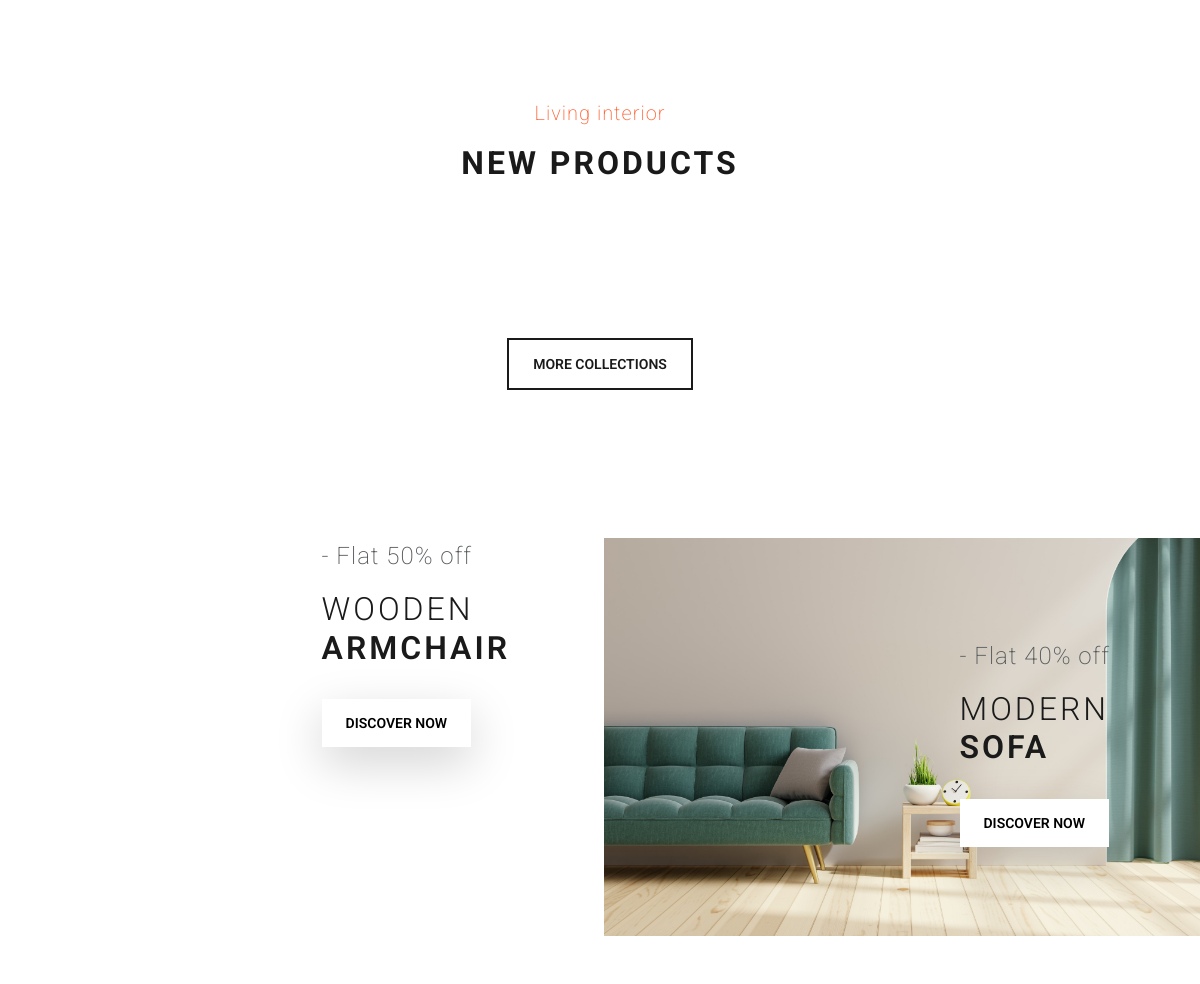
/ (middle part), run on an earlier commit of the app's database.
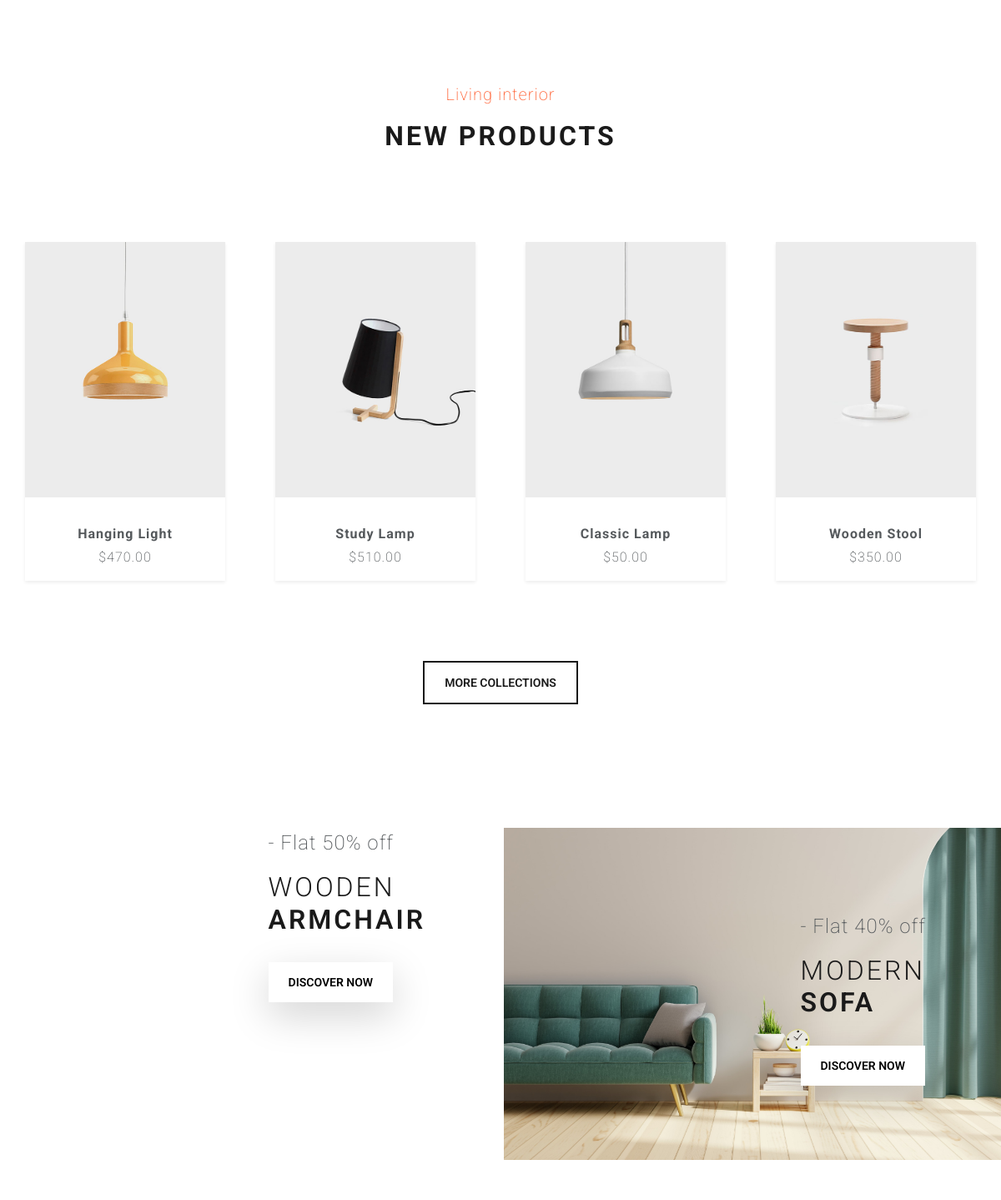
And on a later commit of the database.
### tables this page shows
CREATE TABLE `tbl_product` (
  `prod_id` int(2) NOT NULL,
  `prod_name` varchar(50) NOT NULL,
  `prod_quantity` int(100) NOT NULL,
  `prod_price` int(100) NOT NULL,
  `category_id` int(2) NOT NULL,
  `prod_description` text NOT NULL,
  `prod_image_id` varchar(5) DEFAULT NULL,
  `status` bit(1) NOT NULL
);

CREATE TABLE `tbl_image` (
  `img_id` int(2) NOT NULL,
  `prod_image_id` varchar(5) NOT NULL,
  `img_link` varchar(200) NOT NULL
);

### modules/Controller.php (called while the page is built, shortened)
<?php
class Controller
{
    public function view($view, $data = [])
    {
        require_once './views/' . $view . '.php';
    }
}

### controllers/Home.php (called while the page is built, shortened)
<?php
class Home extends Controller
{
    public function __construct()
    {
        $this->ProductModel = $this->model('ProductModel');
        $this->ImageModel = $this->model('ImageModel');
    }
    public function index()
    {
        $prod = $this->ProductModel->getProductList();
        $image = array();
        foreach ($prod as $value) {
            $img = $this->ImageModel->getImage($this->ProductModel->getImageId($value['prod_id']))[0];
            array_push($image, $img);
        }
        $this->view('index', ['prod' => $prod, 'image' => $image]);
    }
}

### modules/App.php (called while the page is built, shortened)
<?php
class App{
    protected $action = 'index';
    public function __construct()
    {
        $url = $this->urlProcess();
        $this->controller = new $this->controller;
        $this->params = $url ? array_values($url) : [];
        call_user_func_array([$this->controller,$this->action], $this->params);
    }
}
?>

### modules/requires.php (called while the page is built, shortened)
<?php
require_once './modules/App.php';
require_once './modules/Controller.php';
$init = new App();
?>

### index.php (called while the page is built, shortened)
<?php
    require_once "./modules/requires.php";
?>

### modules/db_module.php (called while the page is built, shortened)
<?php
function chayTruyVanTraVeDL($link, $q)
{
    $result = mysqli_query($link, $q);
    $data = null;
    if ($result->num_rows > 0) {
        while ($row = $result->fetch_assoc()) {
            $data[] = $row;
        }
        return $data;
    }
}

### models/ProductModel.php (called while the page is built, shortened)
<?php
class ProductModel
{
    public function getProductList()
    {
        $link = null;
        $result = chayTruyVanTraVeDL($link, "SELECT * FROM tbl_product join tbl_category WHERE tbl_product.category_id = tbl_category.category_id and tbl_product.status = 1 AND tbl_category.status = 1");
        $data = $result;
        return $data;
    }
}

### models/ImageModel.php (called while the page is built, shortened)
<?php
class ImageModel
{
    public function getImage($id)
    {
        $link = null;
        $result = chayTruyVanTraVeDL($link, "SELECT img_link FROM tbl_image WHERE prod_image_id = '$id'");
        $data = $result;
        return $data;
    }
}

### views/index.php (the view, shortened to what this page needs)
<html lang="en">
<?php
require_once APPROOT . '/views/includes/head.php';
?>
<body>
    <div class="container-fluid m-0 p-0">
        <section class="mb-5" style="padding: 100px 0;">
            <div class="container">
                <div class="row justify-content-center">
                    <div class="col-12 col-md-6 text-center " style="padding-bottom: 100px;">
                        <span class="d-block mb-3" style="color: #ff6437;">Living interior</span>
                        <h1 class="fw-bold">New products</h1>
                    </div>
                </div>
            </div>
            <div class="container-fluid">
                <div class="row text-center align-self-center">
                    <?php
                    if (!empty($data['prod'])) :
                        $i = 0;
                        foreach ($data['prod'] as $prod) : extract($prod);
                            if ($i == 4) {
                                break;
                            } ?>
                            <div class="col-6 col-md-3 box">
                                <form action="<?= URLROOT ?>/Cart/addProductToCart/<?= $prod_id ?>" method="POST">
                                    <div class="card border-0 shadow-sm mb-5 mx-auto" style="min-width: 21vh; max-width: 30vh;">
                                        <a href="<?= URLROOT ?>/Home/details/<?= $prod_id ?>">
                                            <img src="<?= IMAGE ?>/<?= $data['image'][$i]['img_link'] ?>" class="card-img-top img-fluid" alt="...">
                                        </a>
                                        <div class="card-body" style="z-index: 2; background-color: white;">
                                            <div class="mt-3 fw-bold fs-5"> <?= $prod_name ?> </div>
                                            <div class="mt-1 fs-5"> $<?= number_format($prod_price, 2, '.', ',') ?></div>
                                        </div>
                                        <button type="submit" name="addToCart" id="btn-add-to-cart" class="add-to-cart">
                                            <p>ADD TO CART</p>
                                        </button>
                                    </div>
                                </form>
                            </div>
                    <?php $i++;
                        endforeach;
                    endif; ?>
                    <div class="text-center mt-5">
                        <a href="<?= URLROOT ?>/Home/search">
                            <button type="button" class="btn btn-outline-primary">
                                More Collections
                            </button>
                        </a>
                    </div>
                </div>
            </div>
        </section>
        <section class="p-0 mt-5 mb-5">
            <div class="container-fluid">
                <div class="row">
                    <div class="col-12 col-xl-6">
                        <div class="row align-items-center">
                            <div class="col position-relative p-0 pe-xl-1" id="first-banner-div" style="padding-left: 0;">
                                <div class="position-absolute" style="top: 25%; right: 15%;">
                                    <p class="fs-3">- Flat 50% off</p>
                                    <h1 class="mt-3" style="font-size: calc(1em + 1vw);"><span class="fw-light"> Wooden
                                        </span><br>
                                        armchair</h1>
                                    <a href="<?= URLROOT ?>/Home/search">
                                        <button type="button" class="btn btn-secondary shadow-lg mt-4">DISCOVER NOW</button>
                                    </a>
                                </div>
                            </div>
                        </div>
                    </div>
                    <div class="col-12 col-xl-6">
                        <div class="row align-items-center">
                            <div class="col position-relative p-0 ps-xl-1" id="second-banner-div" style="padding-right: 0;">
                                <a class="" href="">
                                    <img src="<?= IMAGE ?>/green-sofa.jpg" class="img-fluid" alt="">
                                </a>
                                <div class="position-absolute" style="top: 25%; right: 15%;">
                                    <p class="fs-3">- Flat 40% off</p>
                                    <h1 class="mt-3" style="font-size: calc(1em + 1vw);"><span class="fw-light"> Modern
                                        </span><br>
                                        sofa</h1>
                                    <a href="<?= URLROOT ?>/Home/search">
                                        <button type="button" class="btn btn-secondary shadow-lg mt-4">DISCOVER NOW</button>
                                    </a>
                                </div>
                            </div>
                        </div>
                    </div>
                </div>
            </div>
        </section>
    </div>
</body>
</html>

### views/includes/head.php (shortened to what this page needs)
<head>
    <link rel="stylesheet" href="<?= CSSFILE ?>/bootstrap.css">
    <link rel="stylesheet" href="<?= CSSFILE ?>/style.css">
</head>

### public/css/style.css (style rules this page uses)
* { transition: 0.2s linear; }
body { font-family: "Roboto"; font-size: 20px; margin: 0; padding: 0; }
a { text-decoration: none; cursor: pointer; -webkit-user-select: none; -webkit-touch-callout: none; -moz-user-select: none; -ms-user-select: none; user-select: none; }
p { margin: 0; }
.box { position: relative; }
.add-to-cart { height: auto; width: 100%; padding: 15px 0; background-color: #232323; border: none; color: white; position: absolute; bottom: 46px; z-index: 1; display: inline-flex; align-content: center; justify-content: center; align-items: center; font-size: 15px; transition: bottom linear 0.2s; font-weight: lighter; }

What changed in the data, as far as the page shows it:
now on this page (row edited): tbl_product: tbl_image.img_link (picture), prod_name "Hanging Light", prod_price "470.00"
added tbl_product: tbl_image.img_link (picture), prod_name "Study Lamp", prod_price "510.00"
added tbl_product: tbl_image.img_link (picture), prod_name "Classic Lamp", prod_price "50.00"
added tbl_product: tbl_image.img_link (picture), prod_name "Wooden Stool", prod_price "350.00"
